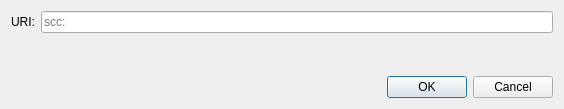
<?xml version="1.0" encoding="UTF-8"?>
<ui version="4.0">
 <class>OpenURIDialog</class>
 <widget class="QDialog" name="OpenURIDialog">
  <property name="geometry">
   <rect>
    <x>0</x>
    <y>0</y>
    <width>564</width>
    <height>109</height>
   </rect>
  </property>
  <property name="windowTitle">
   <string>Open URI</string>
  </property>
  <layout class="QVBoxLayout" name="verticalLayout">
   <item>
    <layout class="QHBoxLayout" name="horizontalLayout">
     <item>
      <widget class="QLabel" name="label">
       <property name="text">
        <string>URI:</string>
       </property>
      </widget>
     </item>
     <item>
      <widget class="QValidatedLineEdit" name="uriEdit">
       <property name="placeholderText">
        <string notr="true">scc:</string>
       </property>
      </widget>
     </item>
    </layout>
   </item>
   <item>
    <spacer name="verticalSpacer">
     <property name="orientation">
      <enum>Qt::Vertical</enum>
     </property>
     <property name="sizeHint" stdset="0">
      <size>
       <width>20</width>
       <height>40</height>
      </size>
     </property>
    </spacer>
   </item>
   <item>
    <widget class="QDialogButtonBox" name="buttonBox">
     <property name="orientation">
      <enum>Qt::Horizontal</enum>
     </property>
     <property name="standardButtons">
      <set>QDialogButtonBox::Cancel|QDialogButtonBox::Ok</set>
     </property>
    </widget>
   </item>
  </layout>
 </widget>
 <customwidgets>
  <customwidget>
   <class>QValidatedLineEdit</class>
   <extends>QLineEdit</extends>
   <header>qt/qvalidatedlineedit.h</header>
  </customwidget>
 </customwidgets>
 <resources/>
 <connections>
  <connection>
   <sender>buttonBox</sender>
   <signal>accepted()</signal>
   <receiver>OpenURIDialog</receiver>
   <slot>accept()</slot>
   <hints>
    <hint type="sourcelabel">
     <x>248</x>
     <y>254</y>
    </hint>
    <hint type="destinationlabel">
     <x>157</x>
     <y>274</y>
    </hint>
   </hints>
  </connection>
  <connection>
   <sender>buttonBox</sender>
   <signal>rejected()</signal>
   <receiver>OpenURIDialog</receiver>
   <slot>reject()</slot>
   <hints>
    <hint type="sourcelabel">
     <x>316</x>
     <y>260</y>
    </hint>
    <hint type="destinationlabel">
     <x>286</x>
     <y>274</y>
    </hint>
   </hints>
  </connection>
 </connections>
</ui>
